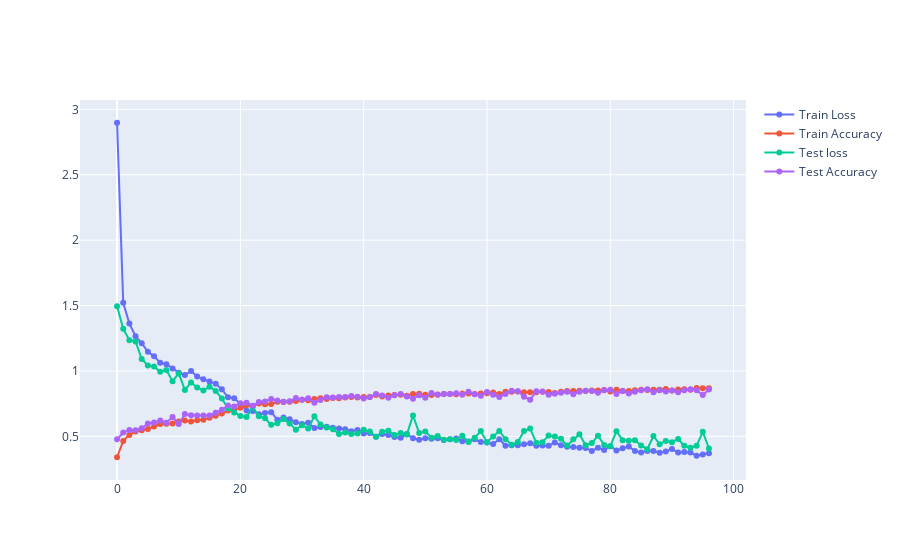

Notebook code cell kept with this figure:
### Code cell
hist = pd.DataFrame(data= history.history)

fig = go.Figure()

fig.add_trace(go.Scatter(x = hist.index, y = hist.loss.values,
                    mode='lines+markers',
                    name='Train Loss'))

fig.add_trace(go.Scatter(x = hist.index, y = hist.accuracy.values,
                    mode='lines+markers',
                    name='Train Accuracy'))

fig.add_trace(go.Scatter(x = hist.index, y = hist.val_loss.values,
                    mode='lines+markers', name='Test loss'))

fig.add_trace(go.Scatter(x = hist.index, y = hist.val_accuracy.values,
                    mode='lines+markers', name='Test Accuracy'))

fig.show()
